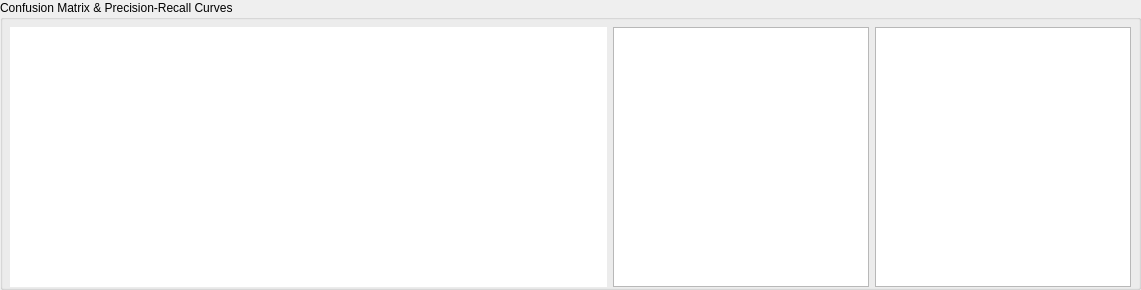
   <widget class="QGroupBox" name="gridGboxGraphs">
    <property name="geometry">
     <rect>
      <x>10</x>
      <y>377</y>
      <width>1141</width>
      <height>290</height>
     </rect>
    </property>
    <property name="sizePolicy">
     <sizepolicy hsizetype="Preferred" vsizetype="Preferred">
      <horstretch>0</horstretch>
      <verstretch>0</verstretch>
     </sizepolicy>
    </property>
    <property name="minimumSize">
     <size>
      <width>1000</width>
      <height>290</height>
     </size>
    </property>
    <property name="styleSheet">
     <string notr="true"/>
    </property>
    <property name="title">
     <string>Confusion Matrix &amp;&amp; Precision-Recall Curves</string>
    </property>
    <layout class="QGridLayout" name="gridLayout_4" columnstretch="50,0,0">
     <property name="leftMargin">
      <number>7</number>
     </property>
     <property name="topMargin">
      <number>7</number>
     </property>
     <property name="rightMargin">
      <number>7</number>
     </property>
     <property name="bottomMargin">
      <number>7</number>
     </property>
     <item row="0" column="0">
      <widget class="QGraphicsView" name="grView1">
       <property name="minimumSize">
        <size>
         <width>400</width>
         <height>260</height>
        </size>
       </property>
       <property name="styleSheet">
        <string notr="true"/>
       </property>
       <property name="frameShape">
        <enum>QFrame::NoFrame</enum>
       </property>
       <property name="frameShadow">
        <enum>QFrame::Plain</enum>
       </property>
       <property name="backgroundBrush">
        <brush brushstyle="NoBrush">
         <color alpha="125">
          <red>255</red>
          <green>198</green>
          <blue>231</blue>
         </color>
        </brush>
       </property>
       <property name="foregroundBrush">
        <brush brushstyle="NoBrush">
         <color alpha="255">
          <red>0</red>
          <green>0</green>
          <blue>0</blue>
         </color>
        </brush>
       </property>
      </widget>
     </item>
     <item row="0" column="1">
      <widget class="QGraphicsView" name="grView3">
       <property name="minimumSize">
        <size>
         <width>200</width>
         <height>260</height>
        </size>
       </property>
       <property name="backgroundBrush">
        <brush brushstyle="NoBrush">
         <color alpha="125">
          <red>255</red>
          <green>198</green>
          <blue>231</blue>
         </color>
        </brush>
       </property>
      </widget>
     </item>
     <item row="0" column="2">
      <widget class="QGraphicsView" name="grView4">
       <property name="minimumSize">
        <size>
         <width>200</width>
         <height>260</height>
        </size>
       </property>
       <property name="maximumSize">
        <size>
         <width>16777215</width>
         <height>16777215</height>
        </size>
       </property>
       <property name="backgroundBrush">
        <brush brushstyle="NoBrush">
         <color alpha="125">
          <red>255</red>
          <green>198</green>
          <blue>231</blue>
         </color>
        </brush>
       </property>
      </widget>
     </item>
    </layout>
   </widget>
